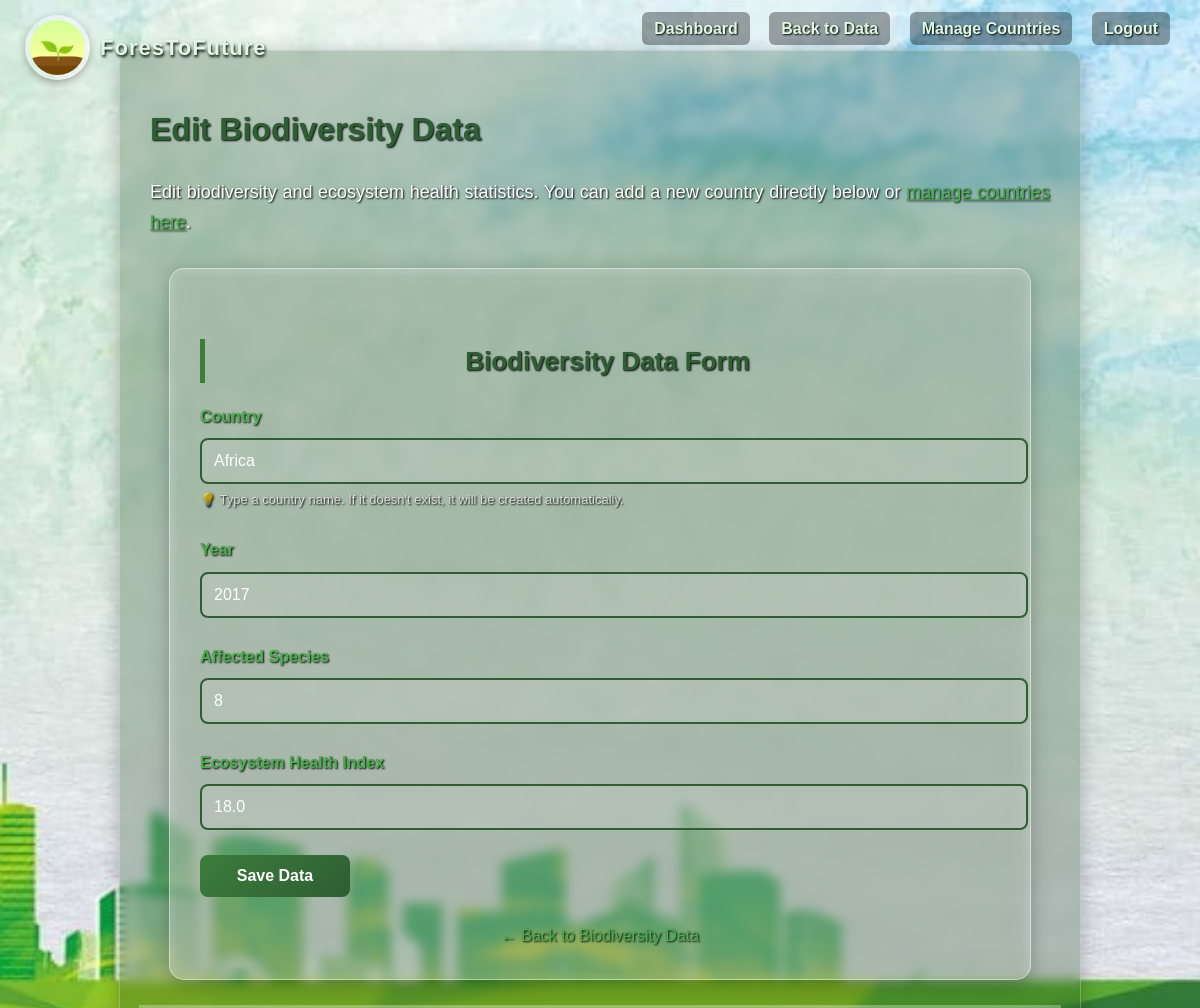
/admin/biodiversity/edit/201 (signed in), run on the app's committed database.
### models.py (models this page shows)
class BiodiversityStatus(db.Model):
    __tablename__ = 'biodiversity_status'
    id = db.Column(db.Integer, primary_key=True)
    country_name = db.Column(db.String(100), nullable=False)
    year = db.Column(db.Integer, nullable=False)
    affected_species = db.Column(db.Integer, nullable=False)
    ecosystem_health_index = db.Column(db.Float, nullable=True)
    country_id = db.Column(db.Integer, db.ForeignKey('countries.id'), nullable=False)
    __table_args__ = (
        db.UniqueConstraint('country_id', 'year', name='unique_countries_year'),
    )

### app.py (the view, shortened to what this page needs)
@app.route('/admin/biodiversity/edit/<int:id>', methods=['GET', 'POST'])
def admin_edit_biodiversity(id):
    if 'admin_id' not in session:
        flash("Please log in to access this page.", "error")
        return redirect(url_for('admin_login'))
    data = BiodiversityStatus.query.get_or_404(id)
    form = BiodiversityStatusForm(obj=data)
    return render_template('admin_biodiversity_form.html', form=form, action='Edit')

### forms.py
class BiodiversityStatusForm(FlaskForm):
    country_name = StringField('Country', validators=[DataRequired(), Length(max=100)])
    year = IntegerField('Year', validators=[DataRequired(), NumberRange(min=2000, max=2030)])
    affected_species = IntegerField('Affected Species', validators=[DataRequired(), NumberRange(min=0)])
    ecosystem_health_index = FloatField('Ecosystem Health Index', validators=[Optional(), NumberRange(min=0, max=100)])
    submit = SubmitField('Save Data')

### templates/admin_biodiversity_form.html (shortened to what this page needs)
{% extends "base.html" %}
{% block navigation %}
<nav class="top-right-nav">
    <a href="{{ url_for('admin_dashboard') }}">Dashboard</a>
    <a href="{{ url_for('admin_biodiversity') }}">Back to Data</a>
    <a href="{{ url_for('admin_countries') }}">Manage Countries</a>
    <a href="{{ url_for('admin_logout') }}">Logout</a>
</nav>
{% endblock %}
{% block content %}
<div class="content">
    <h1>{{ action }} Biodiversity Data</h1>
    <p>{{ action }} biodiversity and ecosystem health statistics. You can add a new country directly below or <a href="{{ url_for('admin_countries') }}" style="color: #4caf50; text-decoration: underline;">manage countries here</a>.</p>
    <div class="contactForm card-form" style="max-width: 800px; margin: 30px auto;">
        <form method="POST">
            <h2>Biodiversity Data Form</h2>
            <div class="inputBox">
                {{ form.country_name.label }}
                {{ form.country_name(class="form-control", placeholder="Enter country name (existing or new)") }}
                <small style="color: rgba(255,255,255,0.7); display: block; margin-top: 5px;">
                    💡 Type a country name. If it doesn't exist, it will be created automatically.
                </small>
            </div>
            <div class="inputBox">
                {{ form.year.label }}
                {{ form.year(class="form-control") }}
            </div>
            <div class="inputBox">
                {{ form.affected_species.label }}
                {{ form.affected_species(class="form-control") }}
            </div>
            <div class="inputBox">
                {{ form.ecosystem_health_index.label }}
                {{ form.ecosystem_health_index(class="form-control", step="0.1") }}
            </div>
            <div class="inputBox">
                {{ form.submit(class="submit-btn") }}
            </div>
        </form>
        <div style="text-align: center; margin-top: 15px;">
            <a href="{{ url_for('admin_biodiversity') }}" style="color: #4caf50; text-decoration: none;">← Back to Biodiversity Data</a>
        </div>
    </div>
</div>
{% endblock %}

### static/style.css (style rules this page uses)
body { margin: 0; padding: 0; font-family: Arial, sans-serif; background-image: url("ghg.jpg"); background-size: cover; background-position: center; background-repeat: no-repeat; background-attachment: fixed; color: #ffffff; text-shadow: 1px 1px 2px black; }
.top-right-nav { position: fixed; top: 20px; right: 30px; z-index: 1000; }
.top-right-nav a { margin-left: 15px; text-decoration: none; font-weight: bold; color: #dff8df; padding: 8px 12px; border-radius: 6px; background-color: rgba(0,0,0,0.35); transition: 0.3s; }
.content { max-width: 900px; margin: 50px auto; padding: 30px; background: rgba(20, 60, 20, 0.25); backdrop-filter: blur(6px); -webkit-backdrop-filter: blur(6px); border-radius: 15px; border: 1px solid rgba(255, 255, 255, 0.25); box-shadow: 0 4px 20px rgba(0, 0, 0, 0.25); line-height: 1.7; }
.content h1 { color: #2f5d34; margin-bottom: 20px; }
.content h2 { color: #2f5d34; border-left: 5px solid #3c7d3c; padding-left: 10px; margin-top: 40px; }
.content p { line-height: 1.7; font-size: 18px; text-align: justify; margin-bottom: 20px; }
.contactForm { position: relative; padding-bottom: 150px; }
.card-form { flex: 1; background: rgba(255, 255, 255, 0.30); backdrop-filter: blur(8px); -webkit-backdrop-filter: blur(8px); padding: 30px; border-radius: 15px; border: 1px solid rgba(255, 255, 255, 0.45); box-shadow: 0 4px 20px rgba(0, 0, 0, 0.25); color: #1a1a1a; }
.card-form h2 { margin-bottom: 20px; font-size: 26px; color: #2f5d34; text-align: center; font-weight: bold; }
.card-form .inputBox { position: relative; width: 100%; margin-bottom: 25px; }
.card-form .inputBox input, .card-form .inputBox textarea { width: 100%; padding: 12px 0; background: transparent; border: none; border-bottom: 2px solid #2f5d34; outline: none; font-size: 16px; color: #000; }
.card-form .inputBox label { display: block; margin-bottom: 8px; color: #4caf50; font-weight: bold; }
.card-form input[type="submit"], .card-form .submit-btn { width: 150px; padding: 12px 18px; background: linear-gradient(135deg, #3c7d3c, #2f5d34); color: #fff; border: none; border-radius: 8px; cursor: pointer; transition: 0.3s; font-size: 16px; font-weight: bold; }

### templates/base.html (style rules this page uses)
body { opacity: 1; transition: opacity 0.6s ease; }

### templates/admin_biodiversity_form.html (style rules this page uses)
.inputBox input[type="text"], .inputBox input[type="number"] { width: 100%; padding: 12px; background: rgba(255,255,255,0.1); border: 2px solid #2f5d34; border-radius: 8px; color: white; font-size: 16px; }
.inputBox label { display: block; margin-bottom: 8px; color: #4caf50; font-weight: bold; }
.form-control { width: 100%; }
small { font-size: 13px; }

### data on the page
BiodiversityStatus: country_name "Africa", year "2017", affected_species "8", ecosystem_health_index "18.0"

### other printed values
{{ action }} "Edit"
